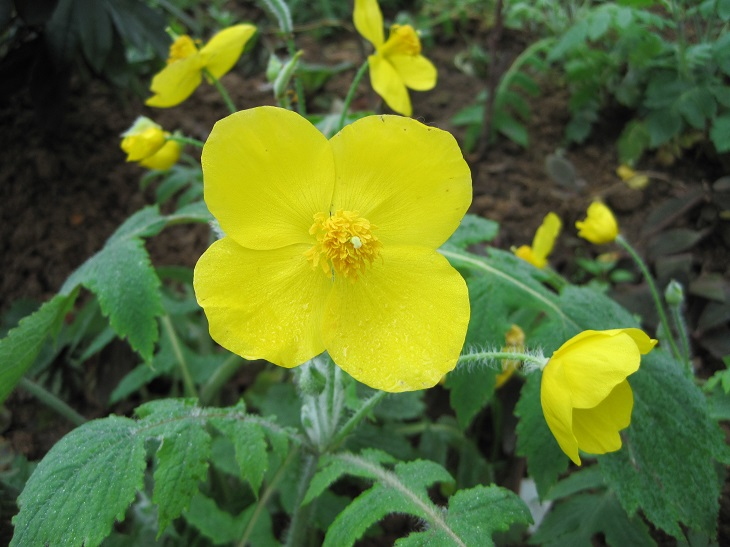
#> input picture 4 图像特效/image0.jpg, 730 x 547 px
$ jupyter execute --allow-errors '4-6 边缘检测.ipynb'
#> lines starting #> are read from the running program, lines starting #| are printed output that depends on the picture; after the words box and inside, x2 and y2 are one past the last pixel; in counts of white or black regions, pixels touching at a corner belong together
# 步骤：

1. gray
2. 高斯滤波
3. canny

[cell 1]
import cv2
import numpy as np

img = cv2.imread("image0.jpg",1)
#> img is the input picture: shape (547, 730, 3); mean B, G, R 48.7, 109.6, 90.1
imgInfo = img.shape
#> imgInfo = (547, 730, 3)
height = imgInfo[0]
#> height = 547
width = imgInfo[1]
#> width = 730

gray = cv2.cvtColor(img,cv2.COLOR_BGR2GRAY)
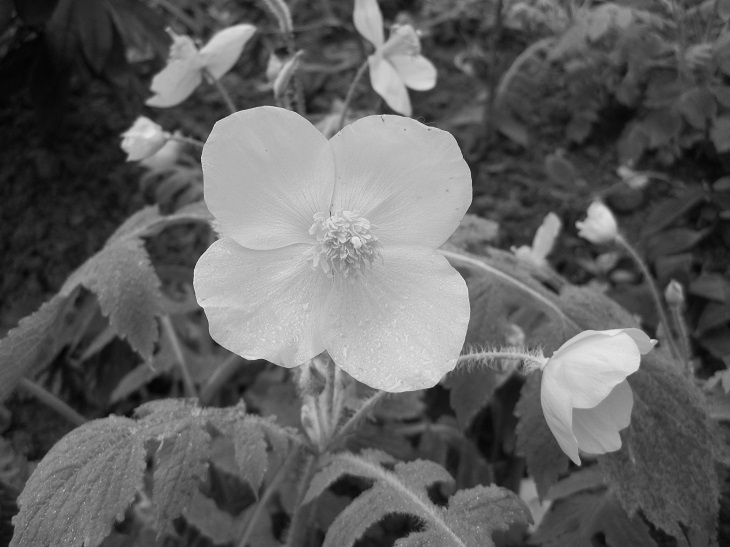
#> gray: shape (547, 730); min 4, max 236, mean 96.8
imgG = cv2.GaussianBlur(gray,(3,3),0)
dst = cv2.Canny(img,50,50)
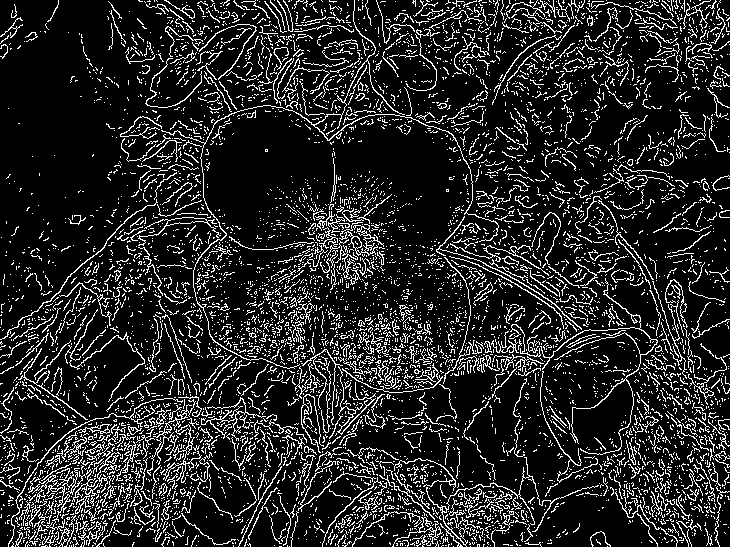
#> dst: shape (547, 730); 14.8% white in thin lines or dots
cv2.imshow("dst",dst)
cv2.waitKey(0)

## 源码实现

1. 算子模板
2. 图片卷积
3. 阈值判断

#> (a cell that did not finish here is left out)

[cell 3]
import cv2
import numpy as np

img = cv2.imread("image0.jpg",1)
imgInfo = img.shape
height = imgInfo[0]
width = imgInfo[1]
# print(imgInfo)
gray = cv2.cvtColor(img,cv2.COLOR_BGR2GRAY)
dst = np.zeros((height,width,1),np.uint8)
for i in range(height-2):
    for j in range(width-2):
        gy = gray[i,j]*1 + gray[i,j+1]*2 + gray[i,j+2]*1-gray[i+2,j]*1-gray[i+2,j+1]*2-gray[i+2,j+2]*1
        gx = gray[i,j]*1 + gray[i+1,j]*2 + gray[i+2,j]*1-gray[i,j+2]*1-gray[i+1,j+2]*2-gray[i+2,j+2]*1
        grad = np.sqrt(gx*gx+gy*gy)
        if grad > 50:
            dst[i,j] = 255
        else:
            dst[i,j] = 0
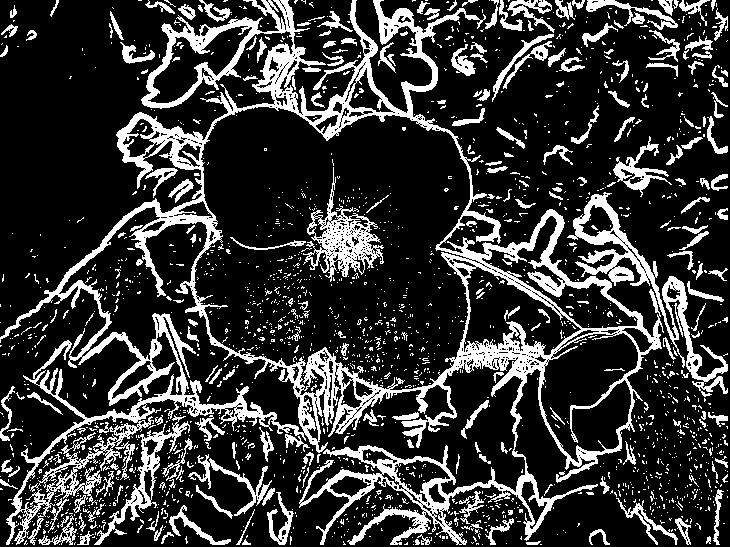
#> dst: shape (547, 730, 1); 21.1% white; 1989 white regions (1750 under 20 px), largest, box (x1, y1, x2, y2) and area: (0, 0, 664, 545) 46818, (567, 192, 728, 397) 4535, (303, 167, 384, 282) 2709

cv2.imshow("dst",dst)
cv2.waitKey(0)
